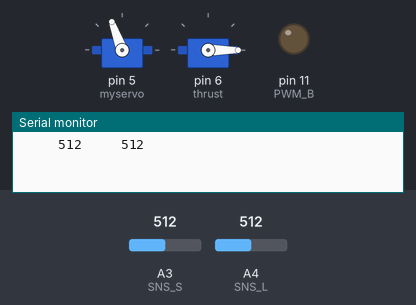
The sketch below on a simulated Arduino Uno, built with avr-gcc and run on an emulated ATmega328P. On the bench: 2 × servo, output pins drawn as LEDs (lit = HIGH), the last lines printed to the serial monitor. Inputs (shaded band) come from the test bench; at power-on: A3 (SNS_S) = 512, A4 (SNS_L) = 512. Pins used as bus, display or sensor lines are not drawn.

Above: at 16.2 s.
16.3 s: A3 (SNS_S) set to 683
21.2 s: A3 (SNS_S) set to 707
At 25.8 s:
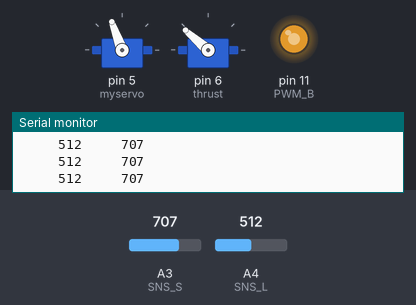
26.5 s: A4 (SNS_L) set to 263
30.2 s: A4 (SNS_L) set to 240
At 30.8 s:
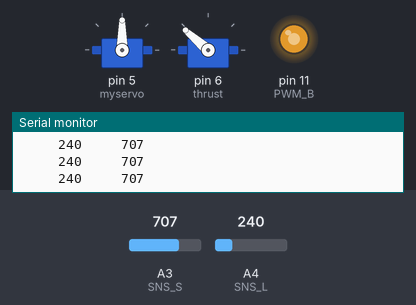
33.9 s: A4 (SNS_L) set to 205
37.6 s: A4 (SNS_L) set to 183
At 38.7 s:
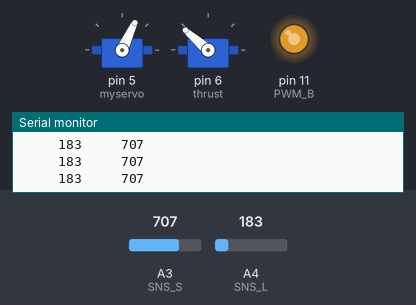
Timing chart, 0 to 40.6 s (numbered marks = the images above; inputs shaded):
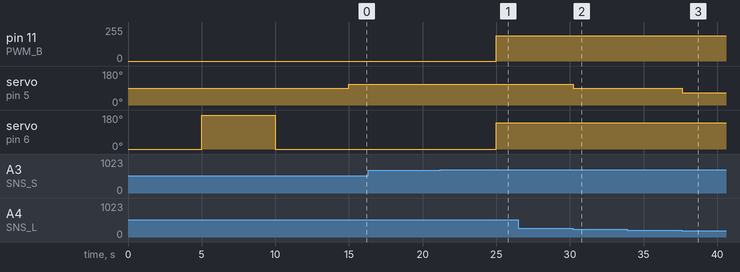

The sketch:

codetestv14.ino
```cpp
//import servo stuff
#include<Servo.h>
Servo thrust;
Servo myservo;
int pos = 0;
int cal1 = 0;
int cal2 = 180;

const int
//This initializes the fans and sensors
//Power
PWM_B = 11,
//Direction of the fan
DIR_B = 13,
//Stops the lift fan
BRAKE_B = 8,
//Left sensor
SNS_L = A4,
//Photosensor
SNS_S = A3;
//LED
int led = 13;

//More initial setup
void setup(){
  myservo.attach(5);
  pinMode(DIR_B, OUTPUT);
  pinMode(led, OUTPUT);
  Serial.begin(9600);
  thrust.attach(6);
  thrust.write(cal1);
  delay(5000);
  thrust.write(cal2);
  delay(5000);
  thrust.write(cal1);
  delay(5000);
}

void loop(){
    //Left Sensor value
    int LeftsensorValue = analogRead(SNS_L);
    //Photocell
    int PhotosensorValue = analogRead(SNS_S);
    //LED
    digitalWrite(led, HIGH);

    //Serial.print(FrontsensorValue);
    Serial.print("     ");
    Serial.print(LeftsensorValue);
    Serial.print("     ");
    Serial.println(PhotosensorValue);

    //Sets the inital angle of servo
    //myservo.write(90);

    thrust.write(139);
    //while loop for photosensor
    //Sets fan power and direction
    analogWrite(PWM_B, 189);
    analogWrite(DIR_B, HIGH);
    //Right
    if(LeftsensorValue > 250){
      myservo.write(110);
    }
    //Left
    else if (LeftsensorValue < 195){
      myservo.write(65);
    }
    //Normal
    else{
      myservo.write(90);
    }
    if (PhotosensorValue < 700){
      analogWrite(PWM_B, 0);
      thrust.write(0);
      delay(5000);
    }
}
```

Measured:
- the behaviour switches between 699 and 700 on A3 (SNS_S) (found by bisection; images 0 and 1)
- the behaviour switches between 251 and 250 on A4 (SNS_L) (found by bisection; images 1 and 2)
- the behaviour switches between 195 and 194 on A4 (SNS_L) (found by bisection; images 2 and 3)
- after the input at 21.2 s, pin 11 (PWM_B): 0/255 → 189/255 after 3.8 s; servo on pin 6 (thrust): 0° → 139° after 3.8 s
- after the input at 30.2 s, servo on pin 5 (myservo): 110° → 90° at once
- after the input at 37.6 s, servo on pin 5 (myservo): 90° → 65° at once
